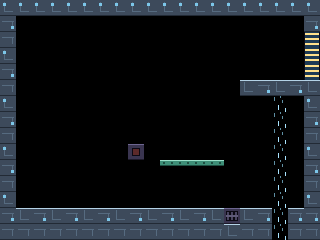

The image is a tile-based game level rendered from a .tmx file. Its description and complete source (layers, tilesets, objects, tile grids) follow:
An orthogonal 20x15 tile map with 16x16 px tiles, 1 tile layer (Tiles) and 8 objects (3x GateClosed, 2x Drone, Switch, Bit, FanOff).

<map version="1.10" tiledversion="1.11.2" orientation="orthogonal" renderorder="right-down" width="20" height="15" tilewidth="16" tileheight="16" infinite="0" nextlayerid="4" nextobjectid="9">
  <properties>
    <property name="index" value="13" type="int" />
    <property name="name" value="Room 13" />
    <property name="left" value="255" type="int" />
    <property name="right" value="14" type="int" />
    <property name="up" value="255" type="int" />
    <property name="down" value="12" type="int" />
    <property name="zone" value="2" type="int" />
  </properties>
  <tileset firstgid="1" source="../tileset.tsx" />
  <layer id="1" name="Tiles" width="20" height="15">
    <data encoding="csv">
131,131,131,131,131,131,131,131,131,131,131,131,131,131,131,131,131,131,131,131,
133,1,1,1,1,1,1,1,1,1,1,1,1,1,1,1,1,1,1,133,
132,1,1,1,1,1,1,1,1,1,1,1,1,1,1,1,1,1,1,30,
131,1,1,1,1,1,1,1,1,1,1,1,1,1,1,1,1,1,1,30,
133,1,1,1,1,1,1,1,1,1,1,1,1,1,1,1,1,1,1,30,
132,1,1,1,1,1,1,1,1,1,1,1,1,1,1,129,130,129,130,129,
131,1,1,1,1,1,1,1,1,1,1,1,1,1,1,1,1,55,1,131,
133,1,1,1,1,1,1,1,1,1,1,1,1,1,1,1,1,55,1,133,
132,1,1,1,1,1,1,1,1,1,1,1,1,1,1,1,1,55,1,132,
131,1,1,1,1,1,1,1,28,1,1,1,1,1,1,1,1,55,1,131,
133,1,1,1,1,1,1,1,1,1,22,22,22,22,1,1,1,55,1,133,
132,1,1,1,1,1,1,1,1,1,1,1,1,1,1,1,1,55,1,132,
131,1,1,1,1,1,1,1,1,1,1,1,1,1,1,1,1,55,1,131,
133,129,130,129,130,129,130,129,130,129,130,129,130,129,54,129,130,55,130,133,
132,132,132,132,132,132,132,132,132,132,132,132,132,132,129,132,132,55,132,132
</data>
  </layer>
  <objectgroup id="2" name="Spawns">
    <object id="1" name="GateClosed" class="GateClosed" x="304" y="32">
      <point />
    </object>
    <object id="2" name="Drone" class="Drone" x="80" y="48">
      <point />
    </object>
    <object id="3" name="GateClosed" class="GateClosed" x="304" y="48">
      <point />
    </object>
    <object id="4" name="GateClosed" class="GateClosed" x="304" y="64">
      <point />
    </object>
    <object id="5" name="Drone" class="Drone" x="160" y="112">
      <point />
    </object>
    <object id="6" name="Switch" class="Switch" x="128" y="144">
      <point />
    </object>
    <object id="7" name="Bit" class="Bit" x="32" y="192">
      <point />
    </object>
    <object id="8" name="FanOff" class="FanOff" x="224" y="208">
      <point />
    </object>
  </objectgroup>
</map>
